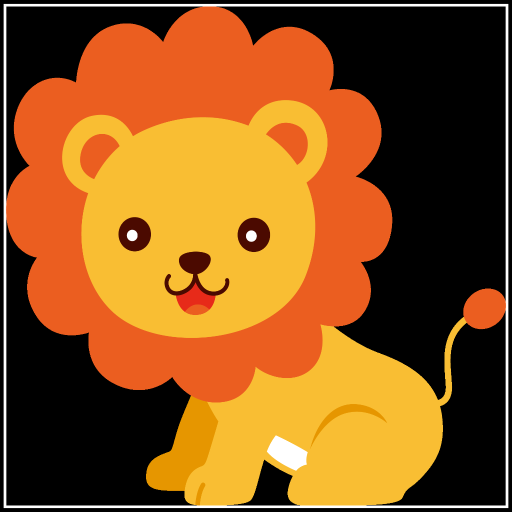
#> input picture lion.png, 1024 x 1024 px (shown at 1/2 size)
$ python lion.py
#> lines starting #> are read from the running program, lines starting #| are printed output that depends on the picture
import cv2
import numpy as np

org=cv2.imread('lion.png',cv2.IMREAD_GRAYSCALE)
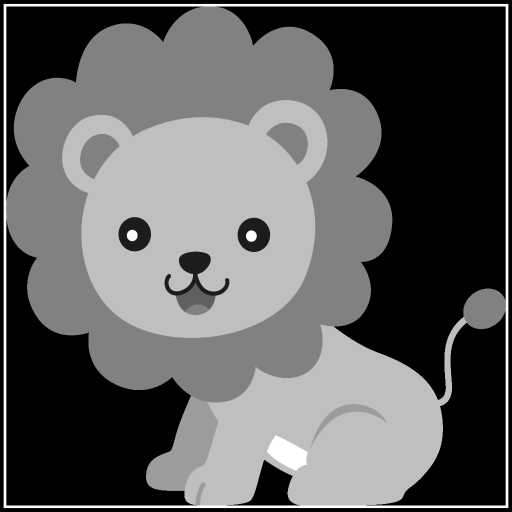
#> org: shape (1024, 1024) (shown at 1/2 size); min 0, max 255, mean 95.6
mask=np.array([[0, -1, 0], [-1, 4, -1],[0,-1,0]])
res=np.zeros((1024,1024),dtype='uint8')
rows,cols=org.shape
#> rows = 1024; cols = 1024

for i in range(1,rows-1):
    for j in range(1,cols-1):
        small_image=org[i-1:i+2,j-1:j+2]
        besco=np.multiply(small_image,mask)
        out=np.sum(besco)
        res[i,j]=out
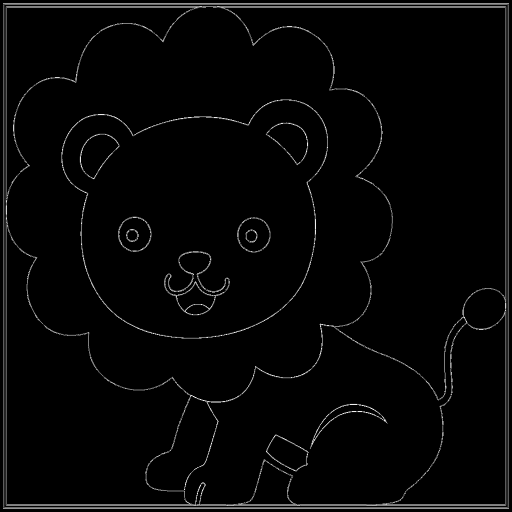
#> res: shape (1024, 1024) (shown at 1/2 size); min 0, max 255, mean 5.8

res=cv2.resize(res,(600,600))
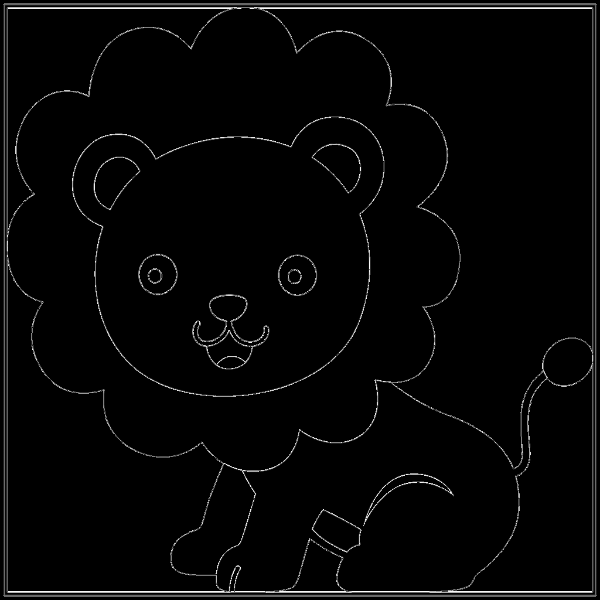
#> res: shape (600, 600); min 0, max 253, mean 5.9
cv2.imshow('',res)
cv2.waitKey()
